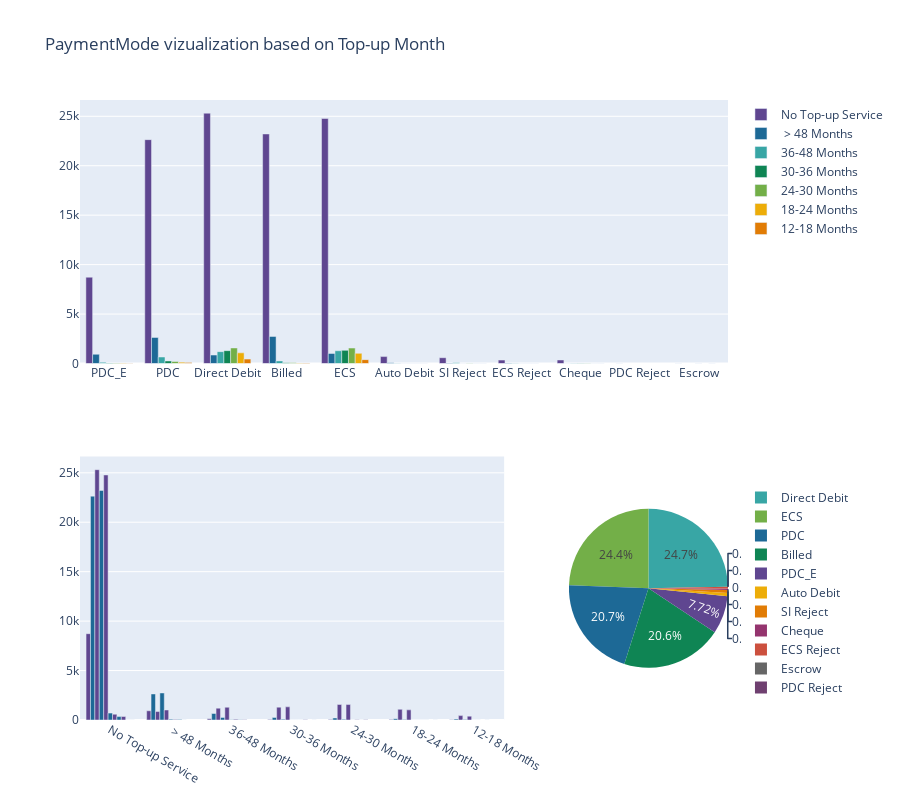

Notebook code cell kept with this figure:
### Code cell
draw_plots_categorical('PaymentMode','Top-up Month',df)

### Figure 1 — Plotly figure (JSON) as saved in the notebook; plotly's stock layout.template omitted (floating-point values rounded to 4 significant figures)
{"data": [{"legendgroup": "group1", "marker": {"color": "rgb(95, 70, 144)"}, "name": "No Top-up Service", "type": "bar", "x": ["PDC_E", "PDC", "Direct Debit", "Billed", "ECS", "Auto Debit", "SI Reject", "ECS Reject", "Cheque", "PDC Reject", "Escrow"], "xaxis": "x", "y": [8728, 22639, 25315, 23215, 24781, 700, 586, 346, 356, 6, 5], "yaxis": "y"}, {"legendgroup": "group1", "marker": {"color": "rgb(29, 105, 150)"}, "name": " > 48 Months", "type": "bar", "x": ["PDC_E", "PDC", "Direct Debit", "Billed", "ECS", "Auto Debit", "SI Reject", "ECS Reject", "Cheque", "PDC Reject", "Escrow"], "xaxis": "x", "y": [932, 2634, 856, 2736, 1013, 87, 59, 40, 9, null, null], "yaxis": "y"}, {"legendgroup": "group1", "marker": {"color": "rgb(56, 166, 165)"}, "name": "36-48 Months", "type": "bar", "x": ["PDC_E", "PDC", "Direct Debit", "Billed", "ECS", "Auto Debit", "SI Reject", "ECS Reject", "Cheque", "PDC Reject", "Escrow"], "xaxis": "x", "y": [116, 656, 1199, 263, 1288, 27, 66, 21, 20, null, null], "yaxis": "y"}, {"legendgroup": "group1", "marker": {"color": "rgb(15, 133, 84)"}, "name": "30-36 Months", "type": "bar", "x": ["PDC_E", "PDC", "Direct Debit", "Billed", "ECS", "Auto Debit", "SI Reject", "ECS Reject", "Cheque", "PDC Reject", "Escrow"], "xaxis": "x", "y": [47, 259, 1299, 82, 1330, 8, 9, 3, 24, null, 1], "yaxis": "y"}, {"legendgroup": "group1", "marker": {"color": "rgb(115, 175, 72)"}, "name": "24-30 Months", "type": "bar", "x": ["PDC_E", "PDC", "Direct Debit", "Billed", "ECS", "Auto Debit", "SI Reject", "ECS Reject", "Cheque", "PDC Reject", "Escrow"], "xaxis": "x", "y": [45, 205, 1573, 65, 1561, 6, 17, 5, 15, null, null], "yaxis": "y"}, {"legendgroup": "group1", "marker": {"color": "rgb(237, 173, 8)"}, "name": "18-24 Months", "type": "bar", "x": ["PDC_E", "PDC", "Direct Debit", "Billed", "ECS", "Auto Debit", "SI Reject", "ECS Reject", "Cheque", "PDC Reject", "Escrow"], "xaxis": "x", "y": [44, 133, 1079, 62, 1026, 6, 4, 2, 11, null, 1], "yaxis": "y"}, {"legendgroup": "group1", "marker": {"color": "rgb(225, 124, 5)"}, "name": "12-18 Months", "type": "bar", "x": ["PDC_E", "PDC", "Direct Debit", "Billed", "ECS", "Auto Debit", "SI Reject", "ECS Reject", "Cheque", "PDC Reject", "Escrow"], "xaxis": "x", "y": [25, 91, 445, 63, 391, 9, 3, null, 7, null, null], "yaxis": "y"}, {"legendgroup": "group1", "marker": {"color": "rgb(95, 70, 144)"}, "name": "PDC_E", "showlegend": false, "type": "bar", "x": ["No Top-up Service", " > 48 Months", "36-48 Months", "30-36 Months", "24-30 Months", "18-24 Months", "12-18 Months"], "xaxis": "x3", "y": [8728, 932, 116, 47, 45, 44, 25], "yaxis": "y3"}, {"legendgroup": "group1", "marker": {"color": "rgb(29, 105, 150)"}, "name": "PDC", "showlegend": false, "type": "bar", "x": ["No Top-up Service", " > 48 Months", "36-48 Months", "30-36 Months", "24-30 Months", "18-24 Months", "12-18 Months"], "xaxis": "x3", "y": [22639, 2634, 656, 259, 205, 133, 91], "yaxis": "y3"}, {"legendgroup": "group1", "marker": {"color": "rgb(95, 70, 144)"}, "name": "Direct Debit", "showlegend": false, "type": "bar", "x": ["No Top-up Service", " > 48 Months", "36-48 Months", "30-36 Months", "24-30 Months", "18-24 Months", "12-18 Months"], "xaxis": "x3", "y": [25315, 856, 1199, 1299, 1573, 1079, 445], "yaxis": "y3"}, {"legendgroup": "group1", "marker": {"color": "rgb(29, 105, 150)"}, "name": "Billed", "showlegend": false, "type": "bar", "x": ["No Top-up Service", " > 48 Months", "36-48 Months", "30-36 Months", "24-30 Months", "18-24 Months", "12-18 Months"], "xaxis": "x3", "y": [23215, 2736, 263, 82, 65, 62, 63], "yaxis": "y3"}, {"legendgroup": "group1", "marker": {"color": "rgb(95, 70, 144)"}, "name": "ECS", "showlegend": false, "type": "bar", "x": ["No Top-up Service", " > 48 Months", "36-48 Months", "30-36 Months", "24-30 Months", "18-24 Months", "12-18 Months"], "xaxis": "x3", "y": [24781, 1013, 1288, 1330, 1561, 1026, 391], "yaxis": "y3"}, {"legendgroup": "group1", "marker": {"color": "rgb(29, 105, 150)"}, "name": "Auto Debit", "showlegend": false, "type": "bar", "x": ["No Top-up Service", " > 48 Months", "36-48 Months", "30-36 Months", "24-30 Months", "18-24 Months", "12-18 Months"], "xaxis": "x3", "y": [700, 87, 27, 8, 6, 6, 9], "yaxis": "y3"}, {"legendgroup": "group1", "marker": {"color": "rgb(95, 70, 144)"}, "name": "SI Reject", "showlegend": false, "type": "bar", "x": ["No Top-up Service", " > 48 Months", "36-48 Months", "30-36 Months", "24-30 Months", "18-24 Months", "12-18 Months"], "xaxis": "x3", "y": [586, 59, 66, 9, 17, 4, 3], "yaxis": "y3"}, {"legendgroup": "group1", "marker": {"color": "rgb(29, 105, 150)"}, "name": "ECS Reject", "showlegend": false, "type": "bar", "x": ["No Top-up Service", " > 48 Months", "36-48 Months", "30-36 Months", "24-30 Months", "18-24 Months", "12-18 Months"], "xaxis": "x3", "y": [346, 40, 21, 3, 5, 2, null], "yaxis": "y3"}, {"legendgroup": "group1", "marker": {"color": "rgb(95, 70, 144)"}, "name": "Cheque", "showlegend": false, "type": "bar", "x": ["No Top-up Service", " > 48 Months", "36-48 Months", "30-36 Months", "24-30 Months", "18-24 Months", "12-18 Months"], "xaxis": "x3", "y": [356, 9, 20, 24, 15, 11, 7], "yaxis": "y3"}, {"legendgroup": "group1", "marker": {"color": "rgb(29, 105, 150)"}, "name": "PDC Reject", "showlegend": false, "type": "bar", "x": ["No Top-up Service", " > 48 Months", "36-48 Months", "30-36 Months", "24-30 Months", "18-24 Months", "12-18 Months"], "xaxis": "x3", "y": [6, null, null, null, null, null, null], "yaxis": "y3"}, {"legendgroup": "group1", "marker": {"color": "rgb(95, 70, 144)"}, "name": "Escrow", "showlegend": false, "type": "bar", "x": ["No Top-up Service", " > 48 Months", "36-48 Months", "30-36 Months", "24-30 Months", "18-24 Months", "12-18 Months"], "xaxis": "x3", "y": [5, null, null, 1, null, 1, null], "yaxis": "y3"}, {"domain": {"x": [0.7545, 1], "y": [0, 0.425]}, "labels": ["PDC_E", "PDC", "Direct Debit", "Billed", "ECS", "Auto Debit", "SI Reject", "ECS Reject", "Cheque", "PDC Reject", "Escrow"], "legendgroup": "group2", "marker": {"colors": ["rgb(95, 70, 144)", "rgb(29, 105, 150)", "rgb(56, 166, 165)", "rgb(15, 133, 84)", "rgb(115, 175, 72)", "rgb(237, 173, 8)", "rgb(225, 124, 5)", "rgb(204, 80, 62)", "rgb(148, 52, 110)", "rgb(111, 64, 112)", "rgb(102, 102, 102)"]}, "type": "pie", "values": [9937, 26617, 31766, 26486, 31390, 843, 744, 417, 442, 6, 7]}], "layout": {"barmode": "group", "height": 800, "legend": {"tracegroupgap": 250}, "title": {"text": "PaymentMode vizualization based on Top-up Month"}, "xaxis": {"anchor": "y", "domain": [0, 1]}, "xaxis2": {"anchor": "y2", "domain": [0.7545, 1]}, "xaxis3": {"anchor": "y3", "domain": [0, 0.6545]}, "yaxis": {"anchor": "x", "domain": [0.575, 1]}, "yaxis2": {"anchor": "x2", "domain": [0.575, 1]}, "yaxis3": {"anchor": "x3", "domain": [0, 0.425]}}}
